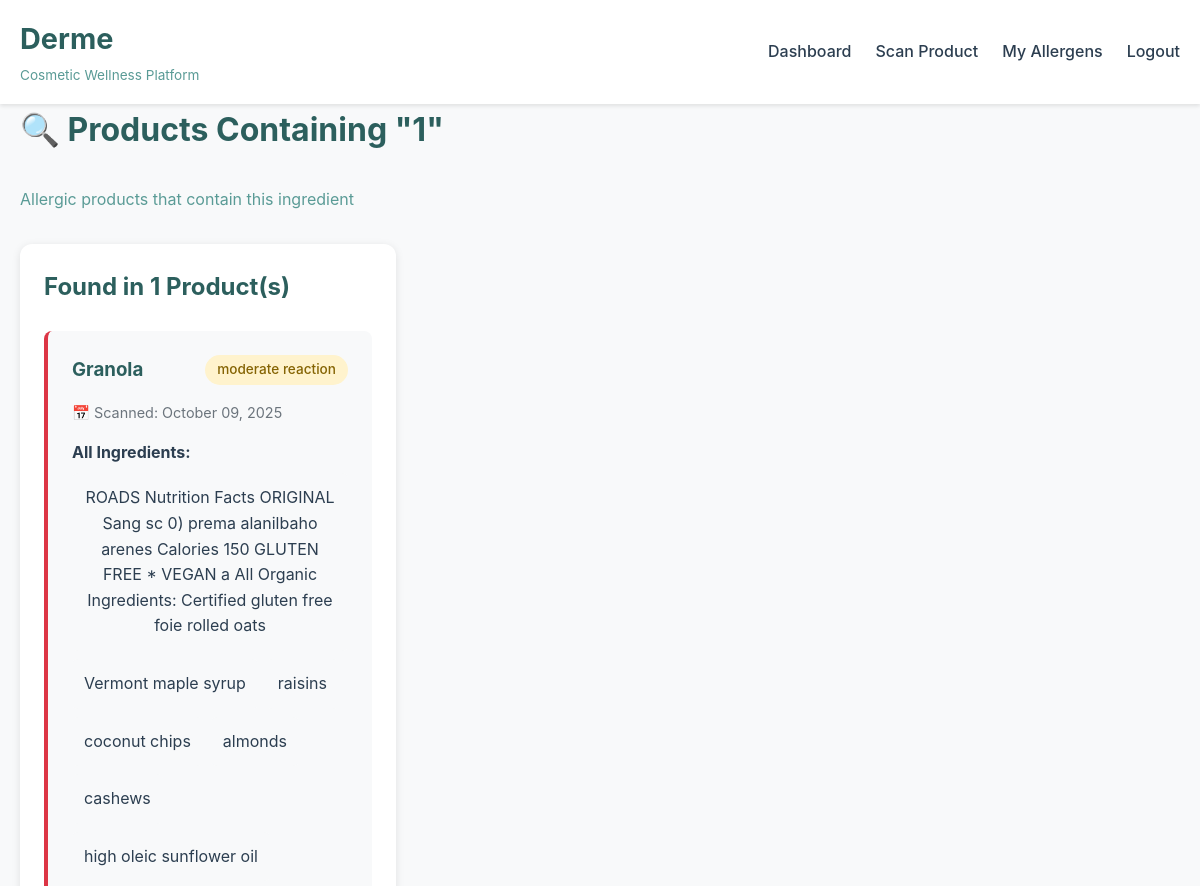
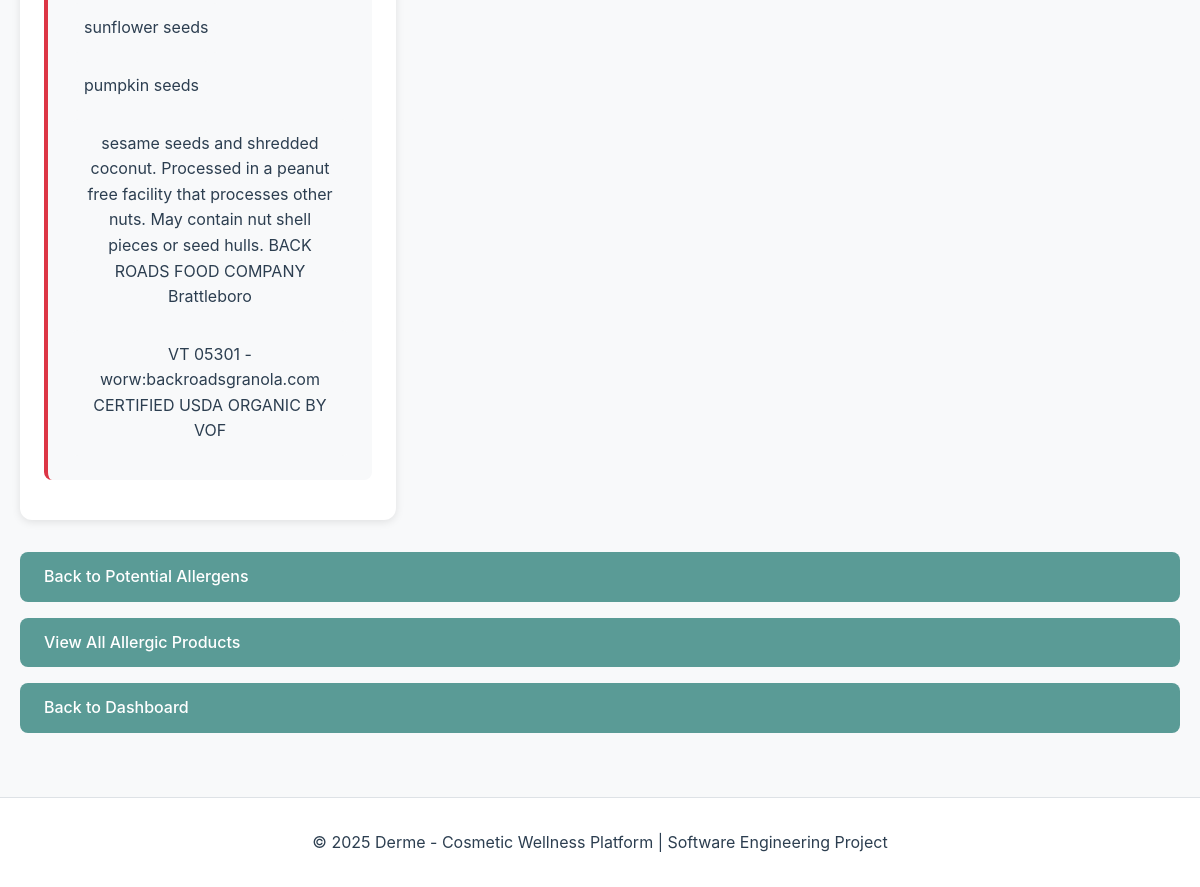
Screenshot of /potential-allergens/ingredient/1 (signed in) with the database file from the repository (2 pictures, top to bottom).
### app.py (models this page shows)
class AllergicProduct(db.Model):
    id = db.Column(db.Integer, primary_key=True)
    user_id = db.Column(db.Integer, db.ForeignKey('user.id'), nullable=False)
    product_name = db.Column(db.String(200), nullable=False)
    ingredients = db.Column(db.Text, nullable=False)
    scan_date = db.Column(db.DateTime, default=db.func.current_timestamp())
    reaction_severity = db.Column(db.String(50), default='unknown')  # mild, moderate, severe, unknown

### app.py (the view)
@app.route('/potential-allergens/ingredient/<ingredient_name>')
@login_required
def view_ingredient_products(ingredient_name):
    allergic_products = AllergicProduct.query.filter_by(user_id=current_user.id).all()
    products_with_ingredient = []
    for product in allergic_products:
        if ingredient_name.lower() in product.ingredients.lower():
            products_with_ingredient.append(product)
    return render_template('ingredient_products.html',
                         ingredient_name=ingredient_name,
                         products=products_with_ingredient)

### app.py (called while the page is built)
@login_manager.user_loader
def load_user(user_id):
    return User.query.get(int(user_id))

### templates/ingredient_products.html (shortened to what this page needs)
{% extends "base.html" %}
{% block content %}
<div class="allergens-page">
    <h1>🔍 Products Containing "{{ ingredient_name }}"</h1>
    <p class="subtitle">Allergic products that contain this ingredient</p>
    <div class="allergens-container">
        <div class="allergen-list-card">
            <h2>Found in {{ products|length }} Product(s)</h2>
            {% if products %}
                <div class="allergen-table">
                    {% for product in products %}
                        <div class="product-detail-card">
                            <div class="product-header">
                                <h3>{{ product.product_name }}</h3>
                                <span class="severity-badge severity-{{ product.reaction_severity }}">
                                    {{ product.reaction_severity }} reaction
                                </span>
                            </div>
                            <div class="product-meta">
                                <span>📅 Scanned: {{ product.scan_date.strftime('%B %d, %Y') }}</span>
                            </div>
                            <div class="product-ingredients">
                                <strong>All Ingredients:</strong>
                                <div class="ingredients-list">
                                    {% set ingredient_list = product.ingredients.split(',') %}
                                    {% for ing in ingredient_list %}
                                        {% set trimmed_ing = ing.strip() %}
                                        {% if trimmed_ing.lower() == ingredient_name.lower() %}
                                            <span class="ingredient-chip highlighted">{{ trimmed_ing }}</span>
                                        {% else %}
                                            <span class="ingredient-chip">{{ trimmed_ing }}</span>
                                        {% endif %}
                                    {% endfor %}
                                </div>
                            </div>
                        </div>
                    {% endfor %}
                </div>
            {% else %}
                <p class="empty-state">
                    No products found containing this ingredient.
                </p>
            {% endif %}
        </div>
    </div>
    <div class="action-buttons" style="margin-top: 2rem;">
        <a href="{{ url_for('potential_allergens_page') }}" class="btn btn-secondary">Back to Potential Allergens</a>
        <a href="{{ url_for('allergic_products') }}" class="btn btn-secondary">View All Allergic Products</a>
        <a href="{{ url_for('dashboard') }}" class="btn btn-secondary">Back to Dashboard</a>
    </div>
</div>
{% endblock %}

### static/css/style.css (style rules this page uses)
* { margin: 0; padding: 0; box-sizing: border-box; }
:root { --primary-color: #2c5f5d; --secondary-color: #5a9b96; --accent-color: #7fb8b5; --danger-color: #dc3545; --warning-color: #ffc107; --success-color: #28a745; --light-bg: #f8f9fa; --dark-text: #2c3e50; --border-color: #dee2e6; }
body { font-family: -apple-system, BlinkMacSystemFont, 'Segoe UI', Roboto, Oxygen, Ubuntu, Cantarell, sans-serif; line-height: 1.6; color: var(--dark-text); background-color: var(--light-bg); }
.btn { display: inline-block; padding: 0.75rem 1.5rem; border: none; border-radius: 8px; font-size: 1rem; font-weight: 500; text-decoration: none; cursor: pointer; transition: all 0.3s; }
.btn-secondary { background-color: var(--secondary-color); color: white; }
.action-buttons { display: flex; flex-direction: column; gap: 1rem; }
.severity-badge { padding: 0.25rem 0.75rem; border-radius: 20px; font-size: 0.85rem; font-weight: 500; }
.severity-moderate { background-color: #fff3cd; color: #856404; }
.allergens-page h1 { color: var(--primary-color); margin-bottom: 2rem; }
.allergens-container { display: grid; grid-template-columns: 1fr 2fr; gap: 2rem; }
.add-allergen-card, .allergen-list-card { background: white; padding: 1.5rem; border-radius: 12px; box-shadow: 0 2px 8px rgba(0,0,0,0.1); }
.add-allergen-card h2, .allergen-list-card h2 { color: var(--primary-color); margin-bottom: 1.5rem; }
.allergen-table { display: flex; flex-direction: column; gap: 0.75rem; }
.subtitle { color: var(--secondary-color); margin-bottom: 2rem; }
.ingredient-chip { padding: 0.75rem; background: var(--light-bg); border-radius: 6px; text-align: center; }
.action-buttons { display: flex; gap: 1rem; flex-wrap: wrap; justify-content: center; }

### templates/ingredient_products.html (style rules this page uses)
.product-detail-card { background: var(--light-bg); padding: 1.5rem; border-radius: 8px; margin-bottom: 1rem; border-left: 4px solid var(--danger-color); }
.product-header { display: flex; justify-content: space-between; align-items: center; margin-bottom: 1rem; }
.product-header h3 { margin: 0; color: var(--primary-color); }
.product-meta { font-size: 0.9rem; color: #6c757d; margin-bottom: 1rem; }
.product-ingredients { margin-top: 1rem; }
.ingredients-list { display: flex; flex-wrap: wrap; gap: 0.5rem; margin-top: 0.5rem; }

### rows the page displays
AllergicProduct: product_name "Granola", reaction_severity "moderate", scan_date "October 09, 2025", ingredient_list "ROADS Nutrition Facts ORIGINAL Sang sc 0) prema alanilbaho arenes Calories 150 GLUTEN FREE * VEGAN a All Organic Ingredients: Certified gluten free foie rolled oats" "Vermont maple syrup" "raisins" "coconut chips" "almonds" "cashews" "high oleic sunflower oil" "sunflower seeds" "pumpkin seeds" "sesame seeds and shredded coconut. Processed in a peanut free facility that processes other nuts. May contain nut shell pieces or seed hulls. BACK ROADS FOOD COMPANY Brattleboro" "VT 05301 -worw:backroadsgranola.com CERTIFIED USDA ORGANIC BY VOF"

### other values shown
{{ ingredient_name }} "1"
{{ products|length }} "1"
